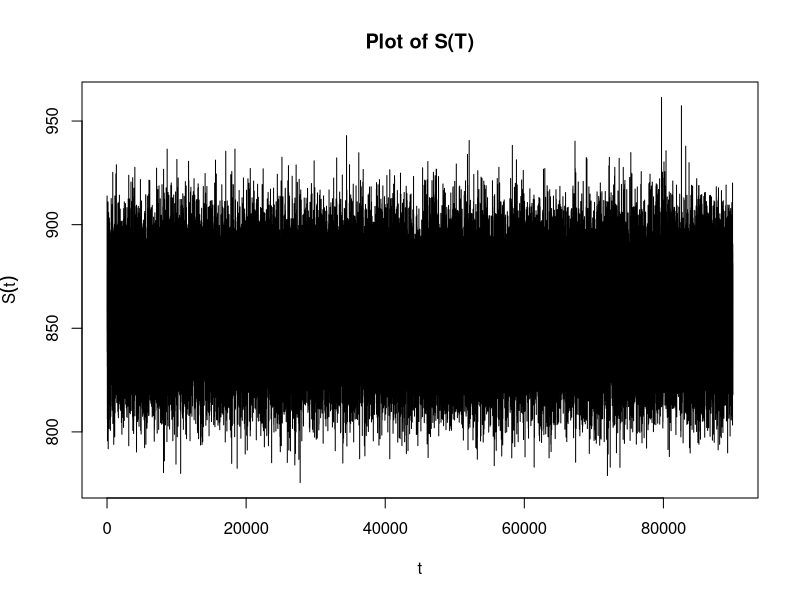
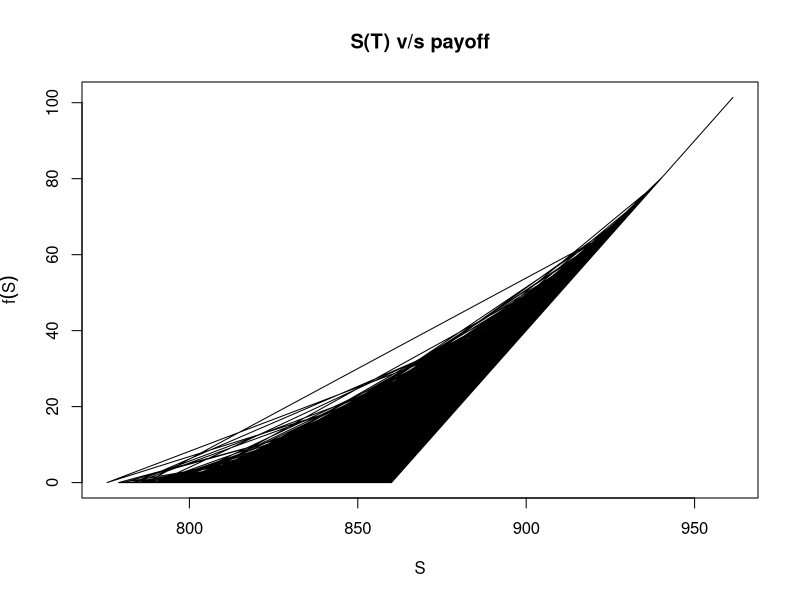

The R source for these figures, in order:
Black_Scholes_function =function(S,V,r,t,K,simulations){
  
  # S           = underlying price
  # V           = Black_Scholes_function
  # r           = Black_Scholes_function
  # t           = The time to expiration
  # K           = Strike Price
  # simulations = No. of simulations
  payoffs = NULL
  asset_price = NULL
  
  
  generate_asset_price = function(S,V,r,t){
    
    return(S*exp((r-0.5*V^2)*t+V*sqrt(t)*rnorm(1,0,1)))
  }
  
  
  call_payoff= function(S_T,K){
    
    return(max(0,S_T-K))
  }
  
  
  discount_factor = exp(-r *t)
  
  
  
  for(i in seq(1,simulations,1))
  {
    S_T = generate_asset_price(S,V,r,t)
    payoffs[i] =call_payoff(S_T,K)
    asset_price[i] = S_T
  }
  
  
  price = discount_factor*(sum(payoffs)/simulations)
  
  Ans =list(Estimate = paste("The","expected","Price",":",price,sep = " "),
            Plot_1 = plot(asset_price,
                          type="l",
                          ylab=expression(S(t)),
                          xlab=expression(t),
                          main="Plot of S(T)"),
            Plot_2 = plot(asset_price,payoffs,
                          type = "l",
                          xlab = expression(S),
                          ylab = expression(f(S)),
                          main = "S(T) v/s payoff"))
  return(Ans)
  
}


##--- An Example ---#
Solution = Black_Scholes_function(S=857.29,
                                  V=0.2076,
                                  r=0.0014,
                                  t=5/365,
                                  K=860,
                                  simulations = 90000)

##--- Estimated value ---##

Solution[[1]]